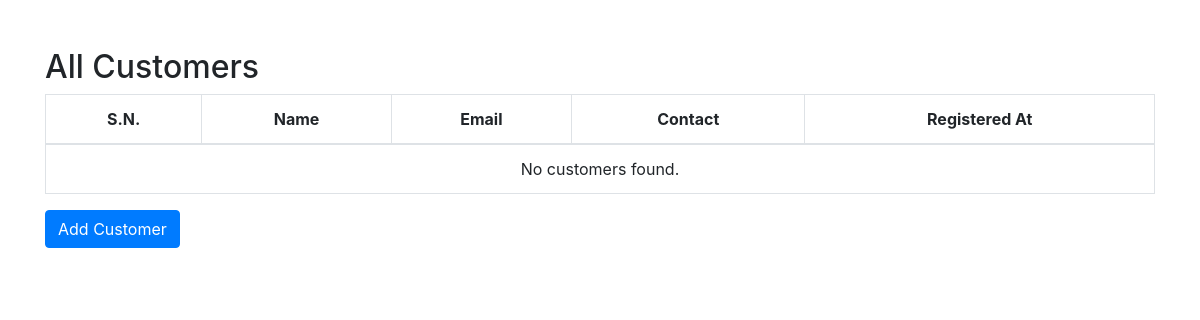
Page /adminView/viewCustomers.php on the earlier database version.
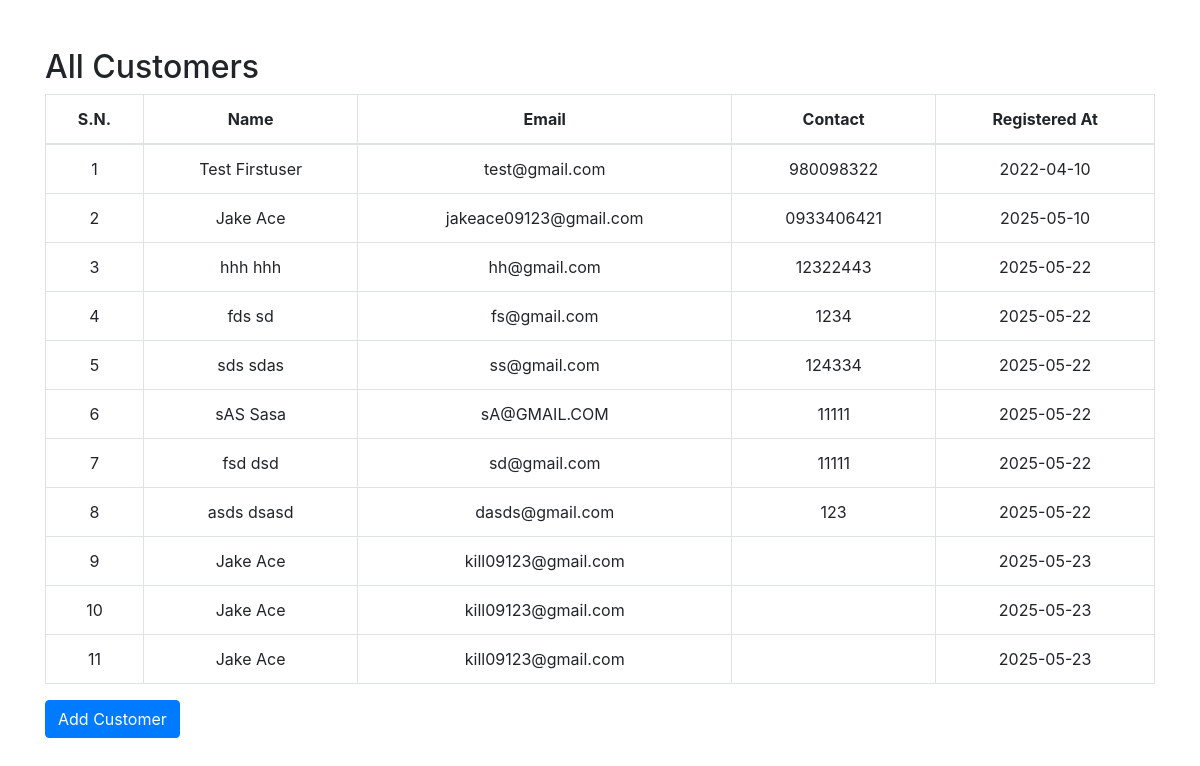
Same page on the later database version.
### tables this page shows
CREATE TABLE `costumer` (
  `user_id` int(11) NOT NULL,
  `first_name` varchar(200) NOT NULL,
  `last_name` varchar(255) NOT NULL,
  `email` varchar(255) NOT NULL,
  `password` varchar(150) NOT NULL,
  `contact_no` varchar(10) NOT NULL,
  `registered_at` date NOT NULL DEFAULT current_timestamp(),
  `isAdmin` int(11) NOT NULL DEFAULT 0,
  `user_address` varchar(255) NOT NULL
);

### adminView/viewCustomers.php (the view, shortened to what this page needs)
<?php
include_once "../config/dbconnect.php";
?>
<!DOCTYPE html>
<html>
<head>
    <link rel="stylesheet" href="https://stackpath.bootstrapcdn.com/bootstrap/4.5.2/css/bootstrap.min.css">
</head>
<body>
<div class="container mt-5">
  <h2>All Customers</h2>
  <table class="table table-bordered">
    <thead>
      <tr>
        <th class="text-center">S.N.</th>
        <th class="text-center">Name</th>
        <th class="text-center">Email</th>
        <th class="text-center">Contact</th>
        <th class="text-center">Registered At</th>
      </tr>
    </thead>
    <tbody>
      <?php
      $sql = "SELECT * FROM costumer WHERE isAdmin=0";
      $result = $conn->query($sql);
      $count = 1;
      if ($result->num_rows > 0) {
          while ($row = $result->fetch_assoc()) {
              echo "<tr>
                      <td class='text-center'>{$count}</td>
                      <td class='text-center'>{$row['first_name']} {$row['last_name']}</td>
                      <td class='text-center'>{$row['email']}</td>
                      <td class='text-center'>{$row['contact_no']}</td>
                      <td class='text-center'>{$row['registered_at']}</td>
                    </tr>";
              $count++;
          }
      } else {
          echo "<tr><td colspan='5' class='text-center'>No customers found.</td></tr>";
      }
      ?>
    </tbody>
  </table>
  <button type="button" class="btn btn-primary" data-toggle="modal" data-target="#addCustomerModal">
    Add Customer
  </button>
</div>
</body>
</html>

Differences in the rows shown:
added costumer: first_name "Test", last_name "Firstuser", email "test@gmail.com", contact_no "980098322", registered_at "2022-04-10"
added costumer: first_name "Jake", last_name "Ace", email "jakeace09123@gmail.com", contact_no "0933406421", registered_at "2025-05-10"
added costumer: first_name "hhh", last_name "hhh", email "hh@gmail.com", contact_no "12322443", registered_at "2025-05-22"
added costumer: first_name "fds", last_name "sd", email "fs@gmail.com", contact_no "1234", registered_at "2025-05-22"
added costumer: first_name "sds", last_name "sdas", email "ss@gmail.com", contact_no "124334", registered_at "2025-05-22"
added costumer: first_name "sAS", last_name "Sasa", email "sA@GMAIL.COM", contact_no "11111", registered_at "2025-05-22"
added costumer: first_name "fsd", last_name "dsd", email "sd@gmail.com", contact_no "11111", registered_at "2025-05-22"
added costumer: first_name "asds", last_name "dsasd", email "dasds@gmail.com", contact_no "123", registered_at "2025-05-22"
added costumer: first_name "Jake", last_name "Ace", email "kill09123@gmail.com", registered_at "2025-05-23"
added costumer: first_name "Jake", last_name "Ace", email "kill09123@gmail.com", registered_at "2025-05-23"
added costumer: first_name "Jake", last_name "Ace", email "kill09123@gmail.com", registered_at "2025-05-23"
Other differences:
text no longer shown: "No customers found."
